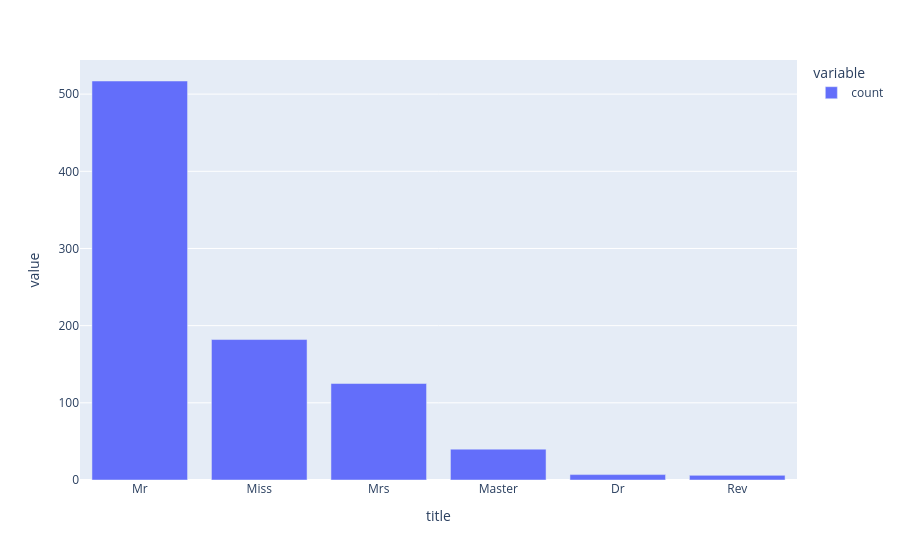

This figure's notebook cell:
### Code cell
top_titles = df['title'].value_counts(ascending=False).head(6)

# ✏️ Your code here
px.bar(top_titles)

### Figure 1 — Plotly figure (JSON) as saved in the notebook; plotly's stock layout.template omitted (floating-point values rounded to 4 significant figures)
{"data": [{"hovertemplate": "variable=count<br>title=%{x}<br>value=%{y}<extra></extra>", "legendgroup": "count", "marker": {"color": "#636efa", "pattern": {"shape": ""}}, "name": "count", "orientation": "v", "showlegend": true, "textposition": "auto", "type": "bar", "x": ["Mr", "Miss", "Mrs", "Master", "Dr", "Rev"], "xaxis": "x", "y": [517, 182, 125, 40, 7, 6], "yaxis": "y"}], "layout": {"barmode": "relative", "legend": {"title": {"text": "variable"}, "tracegroupgap": 0}, "margin": {"t": 60}, "xaxis": {"anchor": "y", "domain": [0, 1], "title": {"text": "title"}}, "yaxis": {"anchor": "x", "domain": [0, 1], "title": {"text": "value"}}}}
